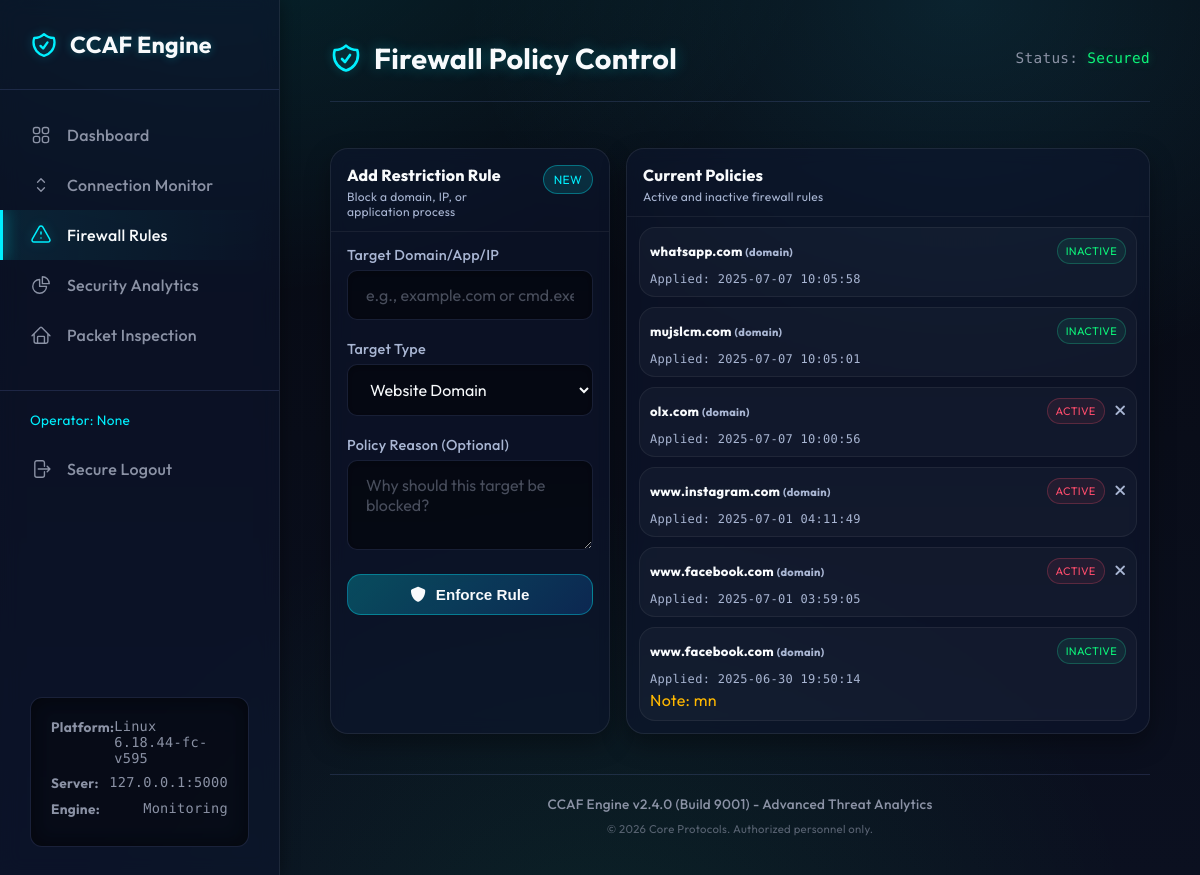
/rules (signed in), run on an earlier commit of the app's database.
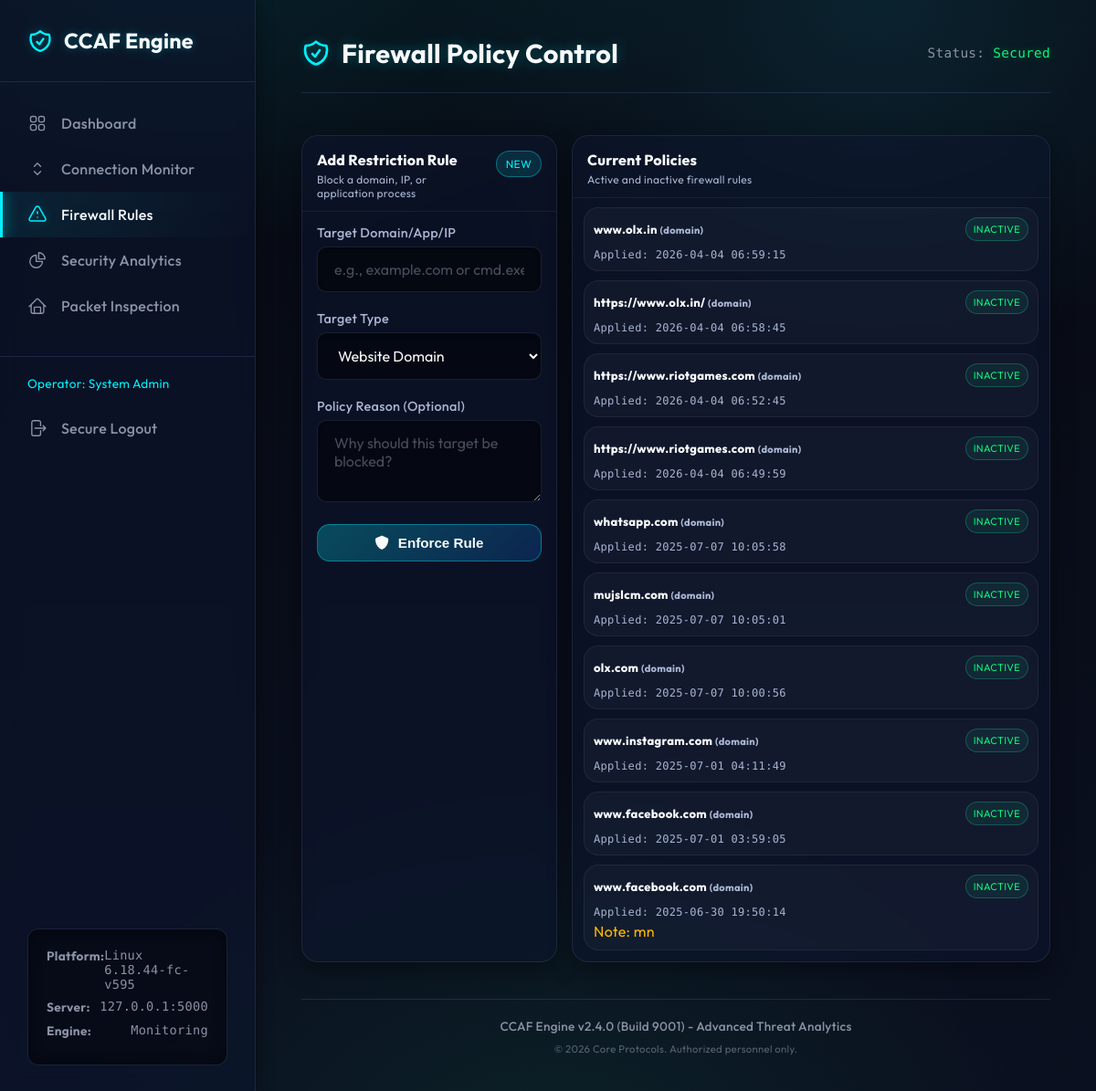
And on a later commit of the database.
### tables this page shows
CREATE TABLE rules
                 (id INTEGER PRIMARY KEY AUTOINCREMENT,
                  target TEXT NOT NULL,
                  type TEXT NOT NULL,
                  status TEXT DEFAULT 'active',
                  reason TEXT,
                  created_at TIMESTAMP DEFAULT CURRENT_TIMESTAMP, created_by INTEGER REFERENCES users(id) ON DELETE SET NULL);

### web/routes.py (the view)
@bp.route('/rules')
@login_required
def rules():
    rules_list = get_rules()
    return render_template('rules.html', rules=rules_list, system_info=get_system_info())

### core/database.py (called while the page is built)
def get_rules():
    conn = sqlite3.connect(config.DB_PATH)
    c = conn.cursor()
    c.execute("SELECT * FROM rules ORDER BY created_at DESC")
    rules = []
    for row in c.fetchall():
        rules.append({
            'id': row[0],
            'target': row[1],
            'type': row[2],
            'status': row[3],
            'reason': row[4],
            'created_at': row[5]
        })
    conn.close()
    return rules

### web/routes.py (called while the page is built)
def get_system_info():
    return {
        'platform': f"{platform.system()} {platform.release()}",
        'server': f"{config.HOST}:{config.PORT}",
        'start_time': datetime.now().strftime("%Y-%m-%d %H:%M:%S")
    }

def login_required(f):
    @wraps(f)
    def decorated_function(*args, **kwargs):
        if 'user_id' not in session:
            flash('Please log in to access this page.', 'warning')
            return redirect(url_for('main.login'))
        return f(*args, **kwargs)
    return decorated_function

### web/templates/rules.html (shortened to what this page needs)
{% extends "layout.html" %}
{% block header_title %}Firewall Policy Control{% endblock %}
{% block content %}
<main class="rt-grid rt-grid--split">
    <aside class="rt-card">
        <div class="rt-card-head">
            <div>
                <div class="rt-title">Add Restriction Rule</div>
                <div class="rt-sub">Block a domain, IP, or application process</div>
            </div>
            <span class="rt-chip rt-chip--info">NEW</span>
        </div>
        <div class="rt-controls">
            <label for="targetInput">Target Domain/App/IP</label>
            <input type="text" id="targetInput" placeholder="e.g., example.com or cmd.exe">
            <label for="typeSelect">Target Type</label>
            <select id="typeSelect">
                <option value="domain">Website Domain</option>
            </select>
            <label for="reasonInput">Policy Reason (Optional)</label>
            <textarea id="reasonInput" rows="3" placeholder="Why should this target be blocked?"></textarea>
            <button onclick="enforceRule()" class="rt-btn rt-btn--primary">
                <i class="fa-solid fa-shield"></i> Enforce Rule
            </button>
        </div>
    </aside>
    <aside class="rt-card rt-card--feed">
        <div class="rt-card-head">
            <div>
                <div class="rt-title">Current Policies</div>
                <div class="rt-sub">Active and inactive firewall rules</div>
            </div>
        </div>
        <div class="rt-feed rt-feed--tall">
            {% if rules|length == 0 %}
                <p class="rt-empty">No policy rules have been deployed yet.</p>
            {% else %}
                {% for rule in rules %}
                <div class="rt-item">
                    <div class="rt-item-top">
                        <div class="rt-item-title">
                            {{ rule.target }}
                            <span class="rt-meta-inline">({{ rule.type }})</span>
                        </div>
                        <div class="rt-inline-actions">
                            <span class="rt-badge {% if rule.status == 'active' %}bad{% else %}good{% endif %}">{{ rule.status.upper() }}</span>
                            {% if rule.status == 'active' %}
                            <button onclick="revokeRule('{{ rule.target }}', '{{ rule.type }}')" title="Revoke Rule" class="rt-plain-icon-btn">
                                <i class="fa-solid fa-xmark"></i>
                            </button>
                            {% endif %}
                        </div>
                    </div>
                    <div class="rt-item-bottom">
                        <div class="rt-item-meta">Applied: {{ rule.created_at }}</div>
                    </div>
                    {% if rule.reason %}
                    <div class="rt-item-note">Note: {{ rule.reason }}</div>
                    {% endif %}
                </div>
                {% endfor %}
            {% endif %}
        </div>
    </aside>
</main>
{% endblock %}

### web/templates/layout.html (shortened to what this page needs)
<!DOCTYPE html>
<html lang="en">
<head>
    <link rel="stylesheet" href="https://cdnjs.cloudflare.com/ajax/libs/font-awesome/6.5.2/css/all.min.css">
    <link rel="stylesheet" href="{{ url_for('static', filename='css/style.css') }}">
</head>
<body>
    <div class="app-container">
        <aside class="sidebar">
            <div class="sidebar-brand">
                CCAF Engine
            </div>
            <nav>
                <a href="/" class="nav-item {% if request.path == '/' %}active{% endif %}">
                    Dashboard
                </a>
                <a href="/connections" class="nav-item {% if request.path == '/connections' %}active{% endif %}">
                    <svg xmlns="http://www.w3.org/2000/svg" fill="none" viewBox="0 0 24 24" stroke-width="1.5" stroke="currentColor">
                        <path stroke-linecap="round" stroke-linejoin="round" d="M8.25 15L12 18.75 15.75 15m-7.5-6L12 5.25 15.75 9" />
                    </svg>
                    Connection Monitor
                </a>
                <a href="/rules" class="nav-item {% if request.path == '/rules' %}active{% endif %}">
                    <svg xmlns="http://www.w3.org/2000/svg" fill="none" viewBox="0 0 24 24" stroke-width="1.5" stroke="currentColor">
                        <path stroke-linecap="round" stroke-linejoin="round" d="M12 9v2m0 4h.01m-6.938 4h13.856c1.54 0 2.502-1.667 1.732-3L13.732 4c-.77-1.333-2.694-1.333-3.464 0L3.34 16c-.77 1.333.192 3 1.732 3z" />
                    </svg>
                    Firewall Rules
                </a>
                <a href="/statistics" class="nav-item {% if request.path == '/statistics' %}active{% endif %}">
                    <svg xmlns="http://www.w3.org/2000/svg" fill="none" viewBox="0 0 24 24" stroke-width="1.5" stroke="currentColor">
                        <path stroke-linecap="round" stroke-linejoin="round" d="M10.5 6a7.5 7.5 0 107.5 7.5h-7.5V6z" />
                        <path stroke-linecap="round" stroke-linejoin="round" d="M13.5 10.5H21A7.5 7.5 0 0013.5 3v7.5z" />
                    </svg>
                    Security Analytics
                </a>
                <a href="/inspection" class="nav-item {% if request.path == '/inspection' %}active{% endif %}">
                    Packet Inspection
                </a>
                <div class="nav-section">
                    {% if session.get('user_id') %}
                        <div class="operator-label">Operator: {{ session.get('fullname') }}</div>
                        <a href="/logout" class="nav-item">
                            <svg xmlns="http://www.w3.org/2000/svg" fill="none" viewBox="0 0 24 24" stroke-width="1.5" stroke="currentColor">
                                <path stroke-linecap="round" stroke-linejoin="round" d="M15.75 9V5.25A2.25 2.25 0 0013.5 3h-6a2.25 2.25 0 00-2.25 2.25v13.5A2.25 2.25 0 007.5 21h6a2.25 2.25 0 002.25-2.25V15m3 0l3-3m0 0l-3-3m3 3H9" />
                            </svg>
                            Secure Logout
                        </a>
                    {% endif %}
                </div>
            </nav>
            <div class="system-status">
                <p><strong>Platform:</strong> <span>{{ system_info.platform }}</span></p>
                <p><strong>Server:</strong> <span>{{ system_info.server }}</span></p>
                <p><strong>Engine:</strong> <span>Monitoring</span></p>
            </div>
        </aside>
        <main class="main-content">
            <div class="main-shell">
                <header class="top-header">
                    <div class="header-title">
                        {% block header_title %}System Overview{% endblock %}
                    </div>
                    <div class="system-pill">Status: <span>Secured</span></div>
                </header>
                {% block content %}{% endblock %}
                <footer class="footer-meta">
                    <div class="footer-meta-inner">
                        <strong>CCAF Engine v2.4.0 (Build 9001) - Advanced Threat Analytics</strong>
                        <small>&copy; 2026 Core Protocols. Authorized personnel only.</small>
                    </div>
                </footer>
            </div>
        </main>
    </div>
</body>
</html>

What changed in the data, as far as the page shows it:
added rules: target "www.olx.in", type "domain", status "INACTIVE", created_at "2026-04-04 06:59:15"
added rules: target "https://www.olx.in/", type "domain", status "INACTIVE", created_at "2026-04-04 06:58:45"
added rules: target "https://www.riotgames.com", type "domain", status "INACTIVE", created_at "2026-04-04 06:52:45"
added rules: target "https://www.riotgames.com", type "domain", status "INACTIVE", created_at "2026-04-04 06:49:59"
changed rules "olx.com": status "ACTIVE" → "INACTIVE"
changed rules "www.instagram.com": status "ACTIVE" → "INACTIVE"
changed rules (number 9 of 10 on the later page): status "ACTIVE" → "INACTIVE"
Also different on the page:
{{ session.get('fullname') }}: "None" → "System Admin"
